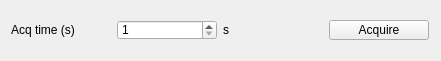
  <widget class="QWidget" name="gridLayoutWidget_26">
   <property name="geometry">
    <rect>
     <x>10</x>
     <y>20</y>
     <width>441</width>
     <height>61</height>
    </rect>
   </property>
   <layout class="QGridLayout" name="gridLayout_36">
    <item row="0" column="0" rowspan="2">
     <widget class="QLabel" name="label_141">
      <property name="maximumSize">
       <size>
        <width>100</width>
        <height>20</height>
       </size>
      </property>
      <property name="text">
       <string>Acq time (s)</string>
      </property>
     </widget>
    </item>
    <item row="0" column="1" rowspan="2">
     <widget class="QSpinBox" name="spinBox_acq_time">
      <property name="maximumSize">
       <size>
        <width>100</width>
        <height>20</height>
       </size>
      </property>
      <property name="minimum">
       <number>1</number>
      </property>
     </widget>
    </item>
    <item row="0" column="2" rowspan="2">
     <widget class="QLabel" name="label_acq_time_rbv">
      <property name="maximumSize">
       <size>
        <width>100</width>
        <height>20</height>
       </size>
      </property>
      <property name="text">
       <string>s</string>
      </property>
     </widget>
    </item>
    <item row="0" column="3" rowspan="2">
     <widget class="QPushButton" name="push_xs3_acquire">
      <property name="enabled">
       <bool>true</bool>
      </property>
      <property name="maximumSize">
       <size>
        <width>100</width>
        <height>20</height>
       </size>
      </property>
      <property name="text">
       <string>Acquire</string>
      </property>
     </widget>
    </item>
   </layout>
  </widget>
